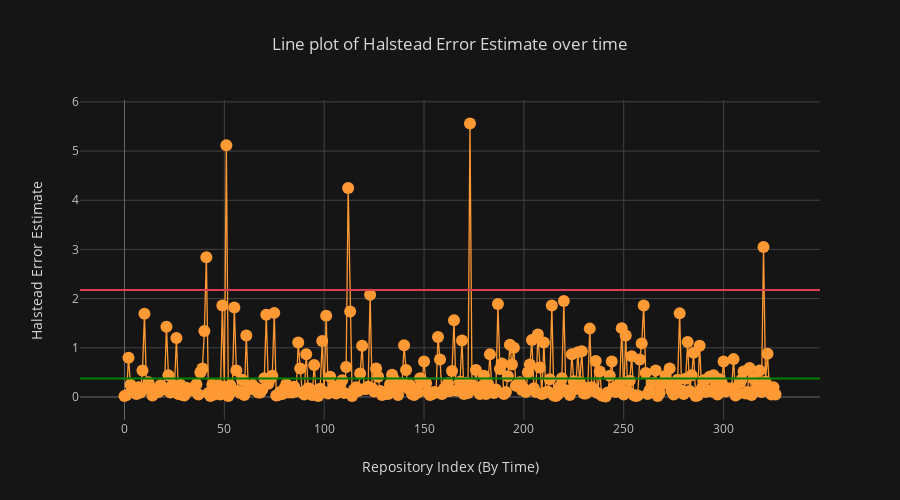

This figure's notebook cell:
### Code cell
analysis_dataset[["HALSTEAD_ERROR_EST"]].iplot(
    kind="scatter",
    dimensions=(900, 500),
    theme="solar",
    yTitle='Halstead Error Estimate',
    xTitle='Repository Index (By Time)',
    mode="lines+markers",
    title='Line plot of Halstead Error Estimate over time',
    hline= [
        {
            'y': upper_bound,
            'color': 'red',
            'dash': 'line',
            'width': 2,
        },
        {
            'y': error_mean,
            'color': 'green',
            'dash': 'line',
            "width": 2
        }
    ]
)

### Figure 1 — Plotly figure (JSON) as saved in the notebook; plotly's stock layout.template omitted (floating-point values rounded to 4 significant figures; data arrays with more than 128 entries replaced by an {"elided": "..."} marker saying what was removed)
{"data": [{"line": {"color": "rgba(255, 153, 51, 1.0)", "dash": "solid", "shape": "linear", "width": 1.3}, "marker": {"size": 12, "symbol": "circle"}, "mode": "lines+markers", "name": "HALSTEAD_ERROR_EST", "text": "", "type": "scatter", "x": {"elided": "327 int values"}, "y": {"elided": "327 float values"}}], "layout": {"height": 500, "legend": {"bgcolor": "#151516", "font": {"color": "#D9D9D9"}}, "paper_bgcolor": "#151516", "plot_bgcolor": "#151516", "shapes": [{"line": {"color": "#db4052", "dash": "line", "width": 2}, "type": "line", "x0": 0, "x1": 1, "xref": "paper", "y0": 2.175, "y1": 2.175, "yref": "y"}, {"line": {"color": "#008000", "dash": "line", "width": 2}, "type": "line", "x0": 0, "x1": 1, "xref": "paper", "y0": 0.3742, "y1": 0.3742, "yref": "y"}], "title": "Line plot of Halstead Error Estimate over time", "titlefont": {"color": "#D9D9D9"}, "width": 900, "xaxis": {"gridcolor": "#434343", "showgrid": true, "tickfont": {"color": "#C2C2C2"}, "title": "Repository Index (By Time)", "titlefont": {"color": "#D9D9D9"}, "zerolinecolor": "#666570"}, "yaxis": {"gridcolor": "#434343", "showgrid": true, "tickfont": {"color": "#C2C2C2"}, "title": "Halstead Error Estimate", "titlefont": {"color": "#D9D9D9"}, "zerolinecolor": "#666570"}}}
